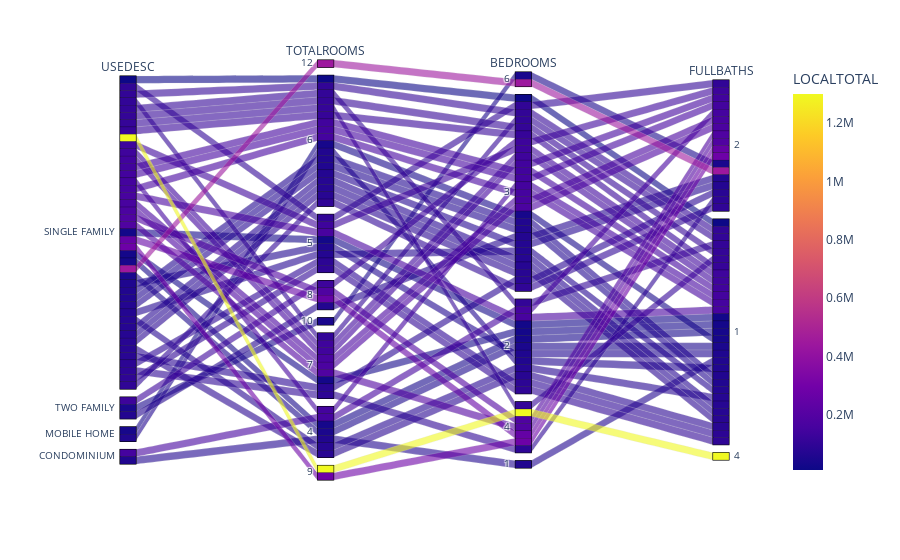

The cell this chart's notebook holds for it:
### Markdown cell above
### Plot Data

### Code cell
# Plot data
px.parallel_categories(
    data,
    dimensions=["USEDESC", "TOTALROOMS", "BEDROOMS", "FULLBATHS"],
    color="LOCALTOTAL",
)

### Figure 1 — Plotly figure (JSON) as saved in the notebook; plotly's stock layout.template omitted (floating-point values rounded to 4 significant figures)
{"data": [{"dimensions": [{"label": "USEDESC", "values": ["SINGLE FAMILY", "SINGLE FAMILY", "SINGLE FAMILY", "SINGLE FAMILY", "SINGLE FAMILY", "TWO FAMILY", "MOBILE HOME", "SINGLE FAMILY", "SINGLE FAMILY", "TWO FAMILY", "SINGLE FAMILY", "SINGLE FAMILY", "SINGLE FAMILY", "SINGLE FAMILY", "SINGLE FAMILY", "SINGLE FAMILY", "CONDOMINIUM", "SINGLE FAMILY", "SINGLE FAMILY", "SINGLE FAMILY", "SINGLE FAMILY", "SINGLE FAMILY", "SINGLE FAMILY", "SINGLE FAMILY", "SINGLE FAMILY", "SINGLE FAMILY", "SINGLE FAMILY", "SINGLE FAMILY", "SINGLE FAMILY", "SINGLE FAMILY", "SINGLE FAMILY", "SINGLE FAMILY", "SINGLE FAMILY", "CONDOMINIUM", "SINGLE FAMILY", "SINGLE FAMILY", "SINGLE FAMILY", "SINGLE FAMILY", "SINGLE FAMILY", "MOBILE HOME", "SINGLE FAMILY", "SINGLE FAMILY", "SINGLE FAMILY", "SINGLE FAMILY", "SINGLE FAMILY", "SINGLE FAMILY", "SINGLE FAMILY", "SINGLE FAMILY", "TWO FAMILY", "SINGLE FAMILY"]}, {"label": "TOTALROOMS", "values": [12, 6, 5, 5, 6, 8, 6, 6, 5, 10, 6, 7, 6, 4, 5, 7, 4, 7, 6, 9, 6, 5, 4, 7, 5, 4, 6, 6, 7, 6, 5, 7, 6, 4, 7, 4, 5, 7, 4, 6, 8, 8, 6, 6, 6, 9, 6, 7, 8, 6]}, {"label": "BEDROOMS", "values": [6, 3, 2, 3, 3, 3, 2, 3, 3, 6, 3, 3, 2, 2, 3, 3, 2, 3, 3, 4, 3, 2, 2, 4, 2, 2, 3, 3, 3, 3, 2, 4, 3, 1, 3, 3, 2, 3, 2, 3, 4, 4, 3, 3, 3, 4, 4, 2, 3, 3]}, {"label": "FULLBATHS", "values": [2, 1, 1, 1, 1, 2, 1, 1, 1, 2, 1, 2, 1, 1, 2, 2, 2, 1, 1, 2, 1, 1, 1, 2, 1, 1, 1, 2, 2, 2, 1, 2, 1, 1, 2, 1, 1, 1, 1, 1, 2, 2, 1, 1, 2, 4, 1, 1, 2, 1]}], "domain": {"x": [0, 1], "y": [0, 1]}, "line": {"color": [442800, 151400, 56000, 132600, 73400, 131300, 59300, 10000, 69000, 43500, 107500, 161000, 105500, 78100, 101600, 80600, 151000, 102800, 73600, 280700, 60500, 88500, 33200, 184500, 23900, 46000, 76700, 147000, 169400, 97600, 94700, 91700, 101900, 59200, 139700, 149000, 160200, 136500, 72800, 34800, 181800, 251100, 140400, 114000, 67900, 1300000, 109500, 28100, 64900, 61300], "coloraxis": "coloraxis"}, "name": "", "type": "parcats"}], "layout": {"autosize": true, "coloraxis": {"colorbar": {"title": {"text": "LOCALTOTAL"}}, "colorscale": [[0, "#0d0887"], [0.1111, "#46039f"], [0.2222, "#7201a8"], [0.3333, "#9c179e"], [0.4444, "#bd3786"], [0.5556, "#d8576b"], [0.6667, "#ed7953"], [0.7778, "#fb9f3a"], [0.8889, "#fdca26"], [1, "#f0f921"]]}, "legend": {"tracegroupgap": 0}, "margin": {"t": 60}}}
